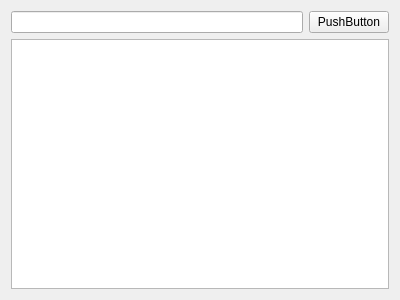
<?xml version="1.0" encoding="UTF-8"?>
<ui version="4.0">
 <class>LConsoleWidget</class>
 <widget class="QWidget" name="LConsoleWidget">
  <property name="geometry">
   <rect>
    <x>0</x>
    <y>0</y>
    <width>400</width>
    <height>300</height>
   </rect>
  </property>
  <property name="windowTitle">
   <string>Form</string>
  </property>
  <layout class="QGridLayout" name="gridLayout">
   <item row="0" column="0">
    <widget class="QLineEdit" name="lineEdit"/>
   </item>
   <item row="0" column="1">
    <widget class="QPushButton" name="pushButton">
     <property name="text">
      <string>PushButton</string>
     </property>
    </widget>
   </item>
   <item row="1" column="0" colspan="2">
    <widget class="QPlainTextEdit" name="consoleEdit"/>
   </item>
  </layout>
 </widget>
 <resources/>
 <connections/>
</ui>
